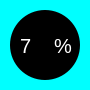
    <widget class="QFrame" name="frame_14">
     <property name="geometry">
      <rect>
       <x>1100</x>
       <y>770</y>
       <width>90</width>
       <height>90</height>
      </rect>
     </property>
     <property name="styleSheet">
      <string notr="true">QFrame{
background-color: rgb(0, 255, 255);
border-radius:45px;
}</string>
     </property>
     <property name="frameShape">
      <enum>QFrame::StyledPanel</enum>
     </property>
     <property name="frameShadow">
      <enum>QFrame::Plain</enum>
     </property>
     <widget class="QFrame" name="frame_15">
      <property name="geometry">
       <rect>
        <x>10</x>
        <y>10</y>
        <width>70</width>
        <height>70</height>
       </rect>
      </property>
      <property name="styleSheet">
       <string notr="true">QFrame{
background-color: black;
border-radius:35px;
}</string>
      </property>
      <property name="frameShape">
       <enum>QFrame::StyledPanel</enum>
      </property>
      <property name="frameShadow">
       <enum>QFrame::Plain</enum>
      </property>
      <widget class="QWidget" name="horizontalLayoutWidget_14">
       <property name="geometry">
        <rect>
         <x>10</x>
         <y>10</y>
         <width>61</width>
         <height>51</height>
        </rect>
       </property>
       <layout class="QHBoxLayout" name="horizontalLayout_14">
        <item>
         <widget class="QLabel" name="Finential_statistic1_40">
          <property name="styleSheet">
           <string notr="true">color:white;
background-color: rgba(255, 255, 255, 0);
font: 20px;</string>
          </property>
          <property name="text">
           <string>7</string>
          </property>
          <property name="wordWrap">
           <bool>true</bool>
          </property>
         </widget>
        </item>
        <item>
         <widget class="QLabel" name="Finential_statistic1_41">
          <property name="styleSheet">
           <string notr="true">color:white;
font: 20px;
background-color:rgba(255, 255, 255, 0);</string>
          </property>
          <property name="frameShadow">
           <enum>QFrame::Raised</enum>
          </property>
          <property name="text">
           <string>%</string>
          </property>
          <property name="wordWrap">
           <bool>true</bool>
          </property>
         </widget>
        </item>
       </layout>
      </widget>
     </widget>
    </widget>
